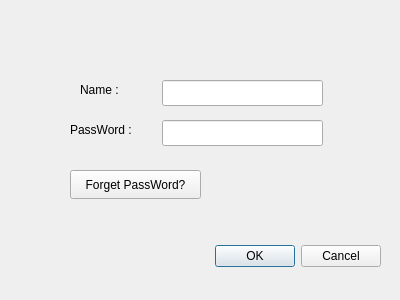
<?xml version="1.0" encoding="UTF-8"?>
<ui version="4.0">
 <class>signin</class>
 <widget class="QDialog" name="signin">
  <property name="geometry">
   <rect>
    <x>0</x>
    <y>0</y>
    <width>400</width>
    <height>300</height>
   </rect>
  </property>
  <property name="windowTitle">
   <string>Dialog</string>
  </property>
  <widget class="QDialogButtonBox" name="Login">
   <property name="geometry">
    <rect>
     <x>40</x>
     <y>240</y>
     <width>341</width>
     <height>32</height>
    </rect>
   </property>
   <property name="orientation">
    <enum>Qt::Horizontal</enum>
   </property>
   <property name="standardButtons">
    <set>QDialogButtonBox::Cancel|QDialogButtonBox::Ok</set>
   </property>
  </widget>
  <widget class="QLineEdit" name="lineEdit">
   <property name="geometry">
    <rect>
     <x>162</x>
     <y>80</y>
     <width>161</width>
     <height>26</height>
    </rect>
   </property>
  </widget>
  <widget class="QLineEdit" name="lineEdit_2">
   <property name="geometry">
    <rect>
     <x>162</x>
     <y>120</y>
     <width>161</width>
     <height>26</height>
    </rect>
   </property>
  </widget>
  <widget class="QLabel" name="label">
   <property name="geometry">
    <rect>
     <x>80</x>
     <y>80</y>
     <width>63</width>
     <height>20</height>
    </rect>
   </property>
   <property name="text">
    <string>Name :</string>
   </property>
  </widget>
  <widget class="QLabel" name="label_2">
   <property name="geometry">
    <rect>
     <x>70</x>
     <y>120</y>
     <width>81</width>
     <height>20</height>
    </rect>
   </property>
   <property name="text">
    <string>PassWord :</string>
   </property>
  </widget>
  <widget class="QPushButton" name="pushButton">
   <property name="geometry">
    <rect>
     <x>70</x>
     <y>170</y>
     <width>131</width>
     <height>29</height>
    </rect>
   </property>
   <property name="text">
    <string>Forget PassWord?</string>
   </property>
  </widget>
 </widget>
 <resources/>
 <connections>
  <connection>
   <sender>Login</sender>
   <signal>accepted()</signal>
   <receiver>signin</receiver>
   <slot>accept()</slot>
   <hints>
    <hint type="sourcelabel">
     <x>248</x>
     <y>254</y>
    </hint>
    <hint type="destinationlabel">
     <x>157</x>
     <y>274</y>
    </hint>
   </hints>
  </connection>
  <connection>
   <sender>Login</sender>
   <signal>rejected()</signal>
   <receiver>signin</receiver>
   <slot>reject()</slot>
   <hints>
    <hint type="sourcelabel">
     <x>316</x>
     <y>260</y>
    </hint>
    <hint type="destinationlabel">
     <x>286</x>
     <y>274</y>
    </hint>
   </hints>
  </connection>
 </connections>
</ui>
